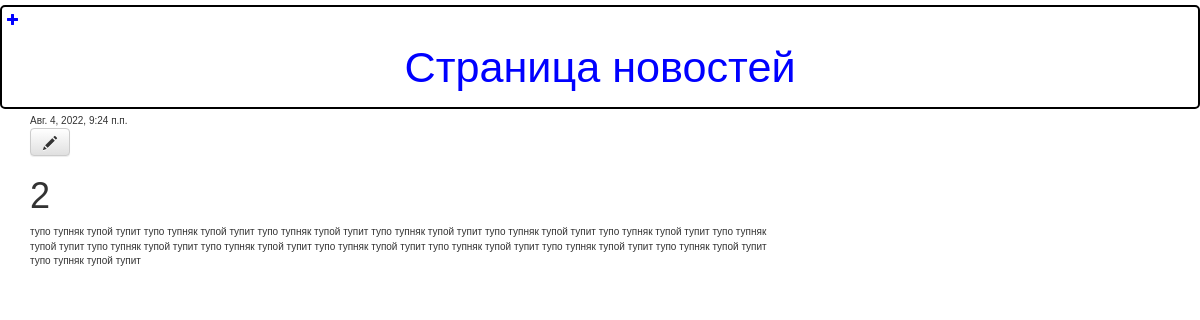
The app's page /post/2/ with its own data.
### blog/models.py (models this page shows, shortened)
class Post(models.Model):
    author = models.ForeignKey(settings.AUTH_USER_MODEL, on_delete=models.CASCADE)
    title = models.CharField(max_length=200)
    text = models.TextField()
    created_date = models.DateTimeField(default=timezone.now)
    published_date = models.DateTimeField(blank=True, null=True)

### blog/views.py (the view)
# urls.py: path('post/<int:pk>/', views.post_detail, name='post_detail'),
def post_detail(request, pk):
    post = get_object_or_404(Post, pk=pk)
    return render(request, 'blog/post_detail.html', {'post' : post})

### blog/templates/blog/post_detail.html
{% extends 'blog/base.html' %}
{% block content %}
    <div class="post">
        {% if post.published_date %}
            <div class="date">
                {{ post.published_date }}
            </div>
        {% endif %}
        <a class="btn btn-default" href="{% url 'post_edit' pk=post.pk %}"><span class="glyphicon glyphicon-pencil"></span></a>
        <h1>{{ post.title }}</h1>
        <p>{{ post.text|linebreaksbr }}</p>
    </div>
{% endblock %}

### blog/static/css/blog.css (style rules this page uses)
a { color: blue; font-family: 'Montserrat', sans-serif; font-size: 1.2em; }
body { font-family: 'Monsterrat', sans-serif; font-size: 1em; }

### records on screen
Post: published_date "Авг. 4, 2022, 9:24 п.п.", title "2", text "тупо тупняк тупой тупит тупо тупняк тупой тупит тупо тупняк тупой тупит тупо тупняк тупой тупит тупо тупняк тупой тупит тупо тупняк тупой тупит тупо тупняк тупой тупит тупо тупняк тупой тупит тупо тупняк тупой тупит тупо тупняк тупой тупит тупо тупняк тупой тупит тупо тупняк тупой тупит тупо тупняк тупой тупит тупо тупняк тупой тупит"
